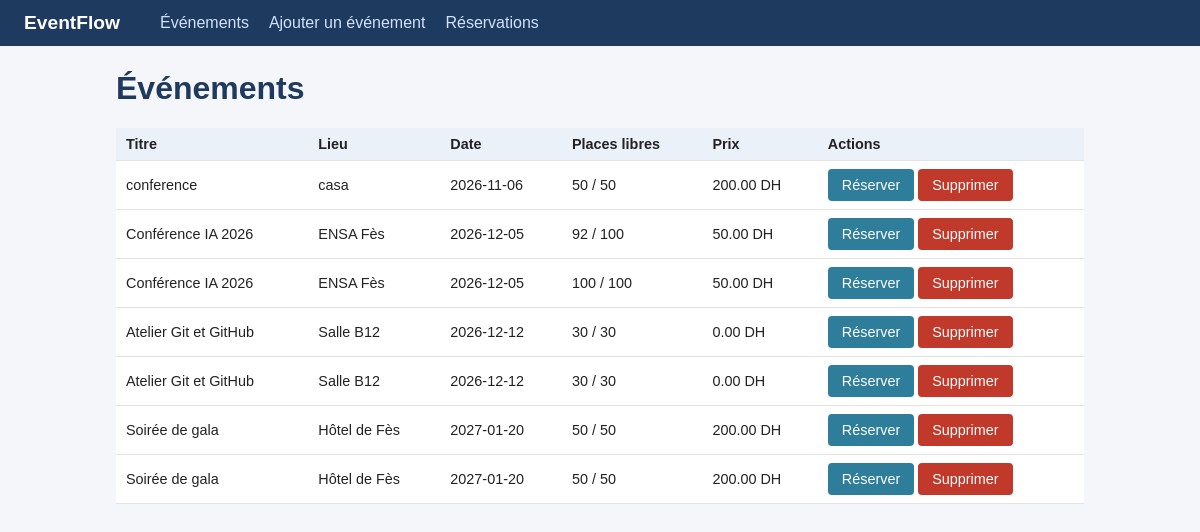
The page / on the database its author committed.
### tables this page shows
CREATE TABLE events (
            id INTEGER PRIMARY KEY AUTOINCREMENT,
            title TEXT NOT NULL,
            location TEXT NOT NULL,
            event_date TEXT NOT NULL,
            capacity INTEGER NOT NULL CHECK (capacity > 0),
            price REAL NOT NULL DEFAULT 0 CHECK (price >= 0)
        );

### app.py (the view)
@app.route("/")
def index():
    return render_template("index.html", events=services.list_events())

### database.py (called while the page is built)
def get_connection():
    conn = sqlite3.connect(DB_NAME)
    conn.row_factory = sqlite3.Row
    conn.execute("PRAGMA foreign_keys = ON")
    return conn

def query(sql, params=()):
    conn = get_connection()
    try:
        return conn.execute(sql, params).fetchall()
    finally:
        conn.close()

### services.py (called while the page is built)
def list_events():
    return database.query(EVENT_SELECT + " GROUP BY e.id ORDER BY e.event_date")

### templates/index.html
{% extends "base.html" %}
{% block content %}
<h1>Événements</h1>
<table>
    <tr>
        <th>Titre</th>
        <th>Lieu</th>
        <th>Date</th>
        <th>Places libres</th>
        <th>Prix</th>
        <th>Actions</th>
    </tr>
    {% for e in events %}
    <tr>
        <td>{{ e.title }}</td>
        <td>{{ e.location }}</td>
        <td>{{ e.event_date }}</td>
        <td>{{ e.available }} / {{ e.capacity }}</td>
        <td>{{ '%.2f'|format(e.price) }} DH</td>
        <td>
            {% if e.available > 0 %}
            <a class="btn" href="{{ url_for('reserve', event_id=e.id)
}}">Réserver</a>
            {% else %}
            Complet
            {% endif %}
            <form class="inline" method="post" action="{{ url_for('delete_event',
event_id=e.id) }}" onsubmit="return confirm('Supprimer cet événement ?')">
                <button class="danger">Supprimer</button>
            </form>
        </td>
    </tr>
    {% else %}
    <tr>
        <td colspan="6">Aucun événement pour le moment.</td>
    </tr>
    {% endfor %}
</table>
{% endblock %}

### templates/base.html (shortened to what this page needs)
<!DOCTYPE html>
<html lang="fr">
<head>
    <link rel="stylesheet" href="{{ url_for('static', filename='style.css')
}}">
</head>
<body>
    <nav>
        <strong>EventFlow</strong>
        <a href="{{ url_for('index') }}">Événements</a>
        <a href="{{ url_for('new_event') }}">Ajouter un événement</a>
        <a href="{{ url_for('reservations') }}">Réservations</a>
    </nav>
    <main>
        {% block content %}{% endblock %}
    </main>
</body>
</html>

### static/style.css (style rules this page uses)
* { box-sizing: border-box; }
body { font-family: Arial, sans-serif; margin: 0; background: #f4f6f9; color: #222; }
nav { background: #1f3a5f; padding: 12px 24px; display: flex; gap: 20px; align-items: center; }
nav strong { color: #fff; font-size: 1.2rem; margin-right: 20px; }
nav a { color: #cfe3ff; text-decoration: none; }
main { max-width: 1000px; margin: 24px auto; padding: 0 16px; }
h1 { color: #1f3a5f; }
button, .btn { background: #2e7d9a; color: #fff; border: 0; padding: 8px 14px; border-radius: 4px; cursor: pointer; text-decoration: none; font-size: .9rem; display: inline-block; }
button { margin-top: 12px; }
table button, table .btn { margin-top: 0; }
button.danger { background: #c0392b; }
form.inline { display: inline; }
table { width: 100%; border-collapse: collapse; background: #fff; }
th, td { padding: 8px 10px; border-bottom: 1px solid #e3e3e3; text-align: left; font-size: .9rem; }
th { background: #eaf1f8; }

### rows shown on the page
events: title "conference", location "casa", event_date "2026-11-06", available "50", capacity "50", price "200.00"
events: title "Conférence IA 2026", location "ENSA Fès", event_date "2026-12-05", available "92", capacity "100", price "50.00"
events: title "Conférence IA 2026", location "ENSA Fès", event_date "2026-12-05", available "100", capacity "100", price "50.00"
events: title "Atelier Git et GitHub", location "Salle B12", event_date "2026-12-12", available "30", capacity "30", price "0.00"
events: title "Atelier Git et GitHub", location "Salle B12", event_date "2026-12-12", available "30", capacity "30", price "0.00"
events: title "Soirée de gala", location "Hôtel de Fès", event_date "2027-01-20", available "50", capacity "50", price "200.00"
events: title "Soirée de gala", location "Hôtel de Fès", event_date "2027-01-20", available "50", capacity "50", price "200.00"
